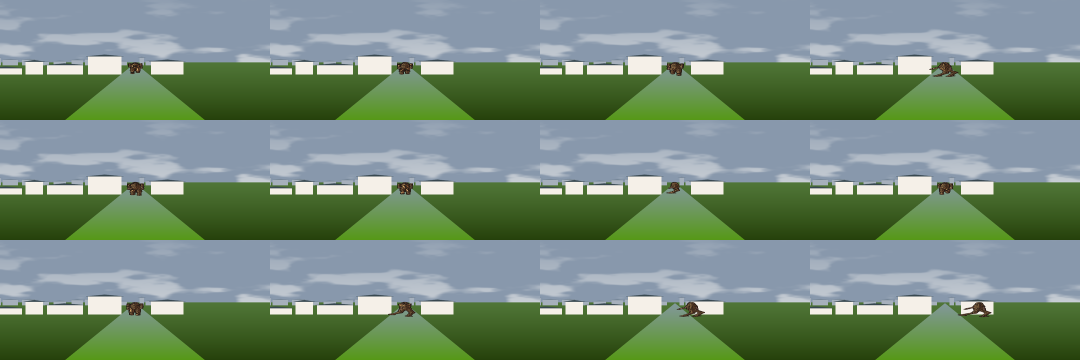
#> input picture 视频工作流/W1_时间线_每秒一格.png, 2160 x 720 px (shown at 1/2 size)
$ python -i groundline.py   (imports and definitions only)   (older library calls are emulated)
#> lines starting #> are read from the running program, lines starting #| are printed output that depends on the picture
#> further down, picture is the input picture: shape (720, 2160, 3); mean B, G, R 121.9, 141.4, 117.8
#!/usr/bin/env python3
"""地基线探测：从背景图自动找出"人能站在哪条水平线上"。
依赖: (无本地依赖)
被依赖: build_video, scale_map
改前必读: IMPROVE_groundline.md
"""
import numpy as np
import cv2


def _row_strength(bgr, sigma=None):
    """高斯低通去细边 -> Sobel-y 提水平边缘 -> 按行累加。对应 ODU + Simon et al."""
    gray = cv2.cvtColor(bgr.astype(np.uint8), cv2.COLOR_BGR2GRAY).astype(np.float64)
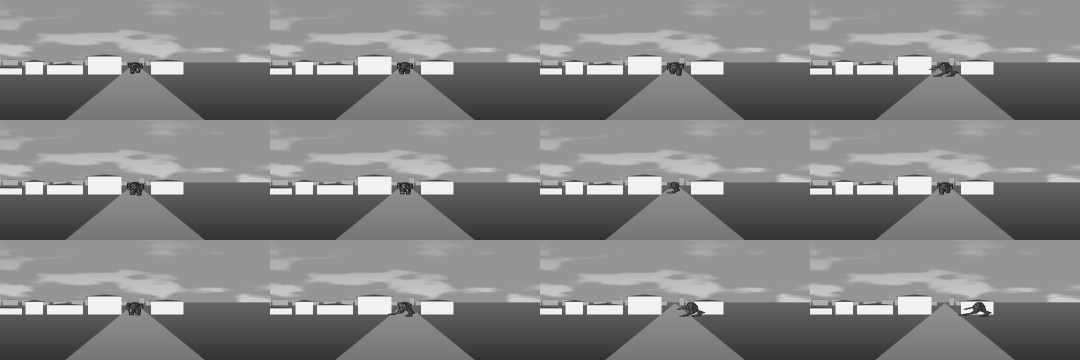
#> gray: shape (720, 2160) float64 (shown at 1/2 size); min 15, max 254, mean 132
    # σ = H/50（ODU 原值）。低通是滤砖缝的核心机制：周期 60px 的振荡
    # 在 σ=19 下衰减到约 0.1 倍，而墙顶这类大尺度阶跃几乎不受影响。
    # 曾收窄到 [2,8] 导致砖缝滤不掉，勿再改小。
    s = float(np.clip(bgr.shape[0] / 50.0, 4.0, 40.0)) if sigma is None else sigma
#> s = 14.4
    blur = cv2.GaussianBlur(gray, (0, 0), s)
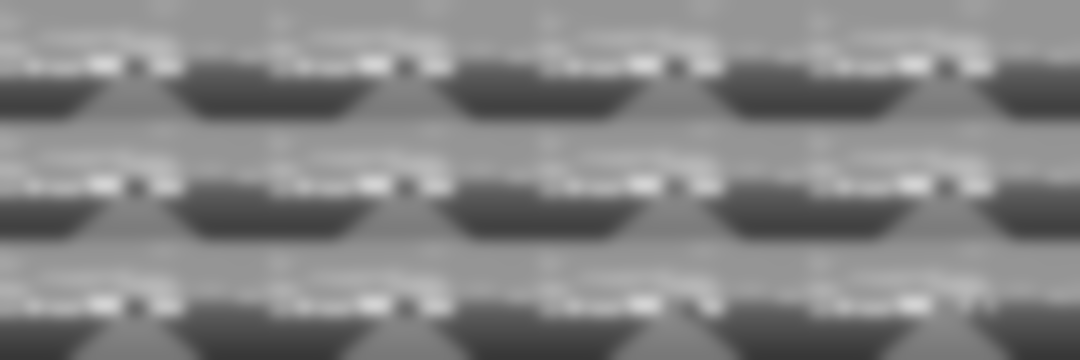
#> blur: shape (720, 2160) float64 (shown at 1/2 size); min 55.33, max 211.9, mean 132
    sob = np.abs(cv2.Sobel(blur, cv2.CV_64F, 0, 1, ksize=3))
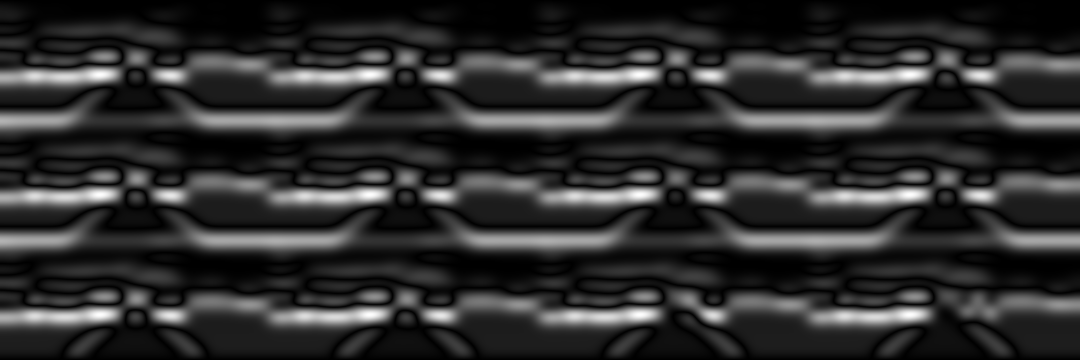
#> sob: shape (720, 2160) float64 (shown at 1/2 size); min 0, max 31, mean 5.6; drawn with min black and max white
    return sob.sum(axis=1) / max(1, sob.shape[1])


# [11 lines left out: function probe, not called in this run]


MULTI_SCALE = (24, 48, 96)


# [126 lines left out: functions _multiscale_contrast, detect, self_check, not called in this run]


# [3 lines not run here, left out]

>>> import cv2
>>> picture = cv2.imread('W1_时间线_每秒一格.png')
>>> result = _row_strength(picture)
#> result = 720 values, max 16.23 at index 150, min 0 at index 0, mean 5.59
